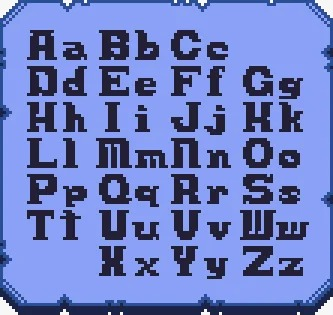
#> input picture images/fonte pixelada.jpeg, 333 x 315 px, found by its file name
$ python extract-font.py
#> lines starting #> are read from the running program, lines starting #| are printed output that depends on the picture; after the words box and inside, x2 and y2 are one past the last pixel; in counts of white or black regions, pixels touching at a corner belong together
#!/usr/bin/env python3
"""
Constroi a fonte bitmap do jogo a partir de images/fonte pixelada.jpeg.

A folha de referencia esta desenhada num grid de "pixelao" de 3x3 px reais.
O script recupera esse grid exato (busca de fase com pureza 0.0 -> o corte e
sem perda) e le cada letra na resolucao NATIVA, sem reamostrar -- por isso os
tracos ficam identicos aos da arte.

A folha traz somente A-Z (maiuscula + minuscula). O jogo usa muito numero
(NIVEL 1, XP 0/50) e acento portugues, entao o que falta e desenhado aqui no
mesmo esqueleto (mesma altura de caixa, mesma espessura de traco de 2px):

  · numerais 0-9, pontuacao e simbolos;
  · acentuadas compostas: a marca e desenhada por cima da letra base recortada
    da folha, entao "A" e "A com til" compartilham a mesma arte.

Saida: src/assets/fonts/formigueiro.png  (atlas RGBA)
       src/assets/fonts/formigueiro.json (metrica por glifo)
"""
from __future__ import annotations

import json
import os

import numpy as np
from PIL import Image

SRC_CANDS = ["images/fonte pixelada.jpeg", "/home/user/refs/fonte_pixelada.jpeg"]
OUT_DIR = os.path.join("src", "assets", "fonts")
ATLAS_COLS = 16
INK = (36, 44, 104)          # azul-escuro da referencia

# linhas da folha, na ordem em que aparecem
LINES = ["AaBbCc", "DdEeFfGg", "HhIiJjKk", "LlMmNnOo", "PpQqRrSs", "TtUuVvWw", "XxYyZz"]

CAP_H = 10                   # altura da caixa das maiusculas (nativo)
ACC_H = 4                    # espaco reservado para acento acima
DESC = 2                     # descida (g, p, q, y)
CELL_H = ACC_H + CAP_H + DESC
CELL_W = 14


def find_src() -> str | None:
    for c in SRC_CANDS:
        if os.path.exists(c):
            return c
    return None


def native_grid(path: str) -> np.ndarray:
    """Devolve a folha na resolucao nativa (1 celula = 1 pixel de arte)."""
    a = np.array(Image.open(path).convert("RGB")).astype(int)
    m = int(min(a.shape[:2]) * 0.09)
    core = a[m:a.shape[0] - m, m:a.shape[1] - m]
    lum = core.mean(2)
    ink = lum < (lum.min() + lum.max()) / 2.0

    best = None
    for scale in (3,):
        for ph in range(scale):
            for pv in range(scale):
                h = (ink.shape[0] - pv) // scale * scale
                w = (ink.shape[1] - ph) // scale * scale
                f = ink[pv:pv + h, ph:ph + w].reshape(h // scale, scale, w // scale, scale).mean((1, 3))
                pur = float(np.minimum(f, 1 - f).mean())
                if best is None or pur < best[0]:
                    best = (pur, scale, ph, pv)
    pur, scale, ph, pv = best
    h = (ink.shape[0] - pv) // scale * scale
    w = (ink.shape[1] - ph) // scale * scale
    nat = ink[pv:pv + h, ph:ph + w].reshape(h // scale, scale, w // scale, scale).mean((1, 3)) > 0.5
    print(f"  grid nativo {nat.shape[1]}x{nat.shape[0]} (pixelao={scale}px, pureza={pur:.4f})")
    return nat


def bands(mask: np.ndarray, axis: int, minlen: int) -> list[tuple[int, int]]:
    has = mask.any(1 - axis) if mask.ndim == 2 else mask
    out: list[tuple[int, int]] = []
    st = None
    for i, v in enumerate(has):
        if v and st is None:
            st = i
        elif not v and st is not None:
            if i - st >= minlen:
                out.append((st, i - 1))
            st = None
    if st is not None and len(has) - st >= minlen:
        out.append((st, len(has) - 1))
    return out


def split_blob(sub: np.ndarray, parts: int) -> list[np.ndarray]:
    """Separa um blob que grudou (ex.: 'Ww') no ponto de menor tinta."""
    if parts == 1:
        return [sub]
    colsum = sub.sum(0)
    w = sub.shape[1]
    lo, hi = int(w * 0.35), int(w * 0.65)
    cut = lo + int(np.argmin(colsum[lo:hi]))
    return [sub[:, :cut], sub[:, cut:]]


def read_sheet(path: str) -> dict[str, np.ndarray]:
    nat = native_grid(path)
    rows = bands(nat, 0, 4)
    glyphs: dict[str, np.ndarray] = {}
    for li, (y0, y1) in enumerate(rows):
        if li >= len(LINES):
            break
        want = LINES[li]
        band = nat[y0:y1 + 1]
        blobs = bands(band, 1, 1)
        cells: list[np.ndarray] = []
        for x0, x1 in blobs:
            cells.append(band[:, x0:x1 + 1])
        # se grudou letra, quebra o blob mais largo ate bater a contagem
        while len(cells) < len(want):
            widest = max(range(len(cells)), key=lambda i: cells[i].shape[1])
            a, b = split_blob(cells[widest], 2)
            cells[widest:widest + 1] = [a, b]
        for ch, g in zip(want, cells):
            ys = np.where(g.any(1))[0]
            xs = np.where(g.any(0))[0]
            if len(ys) and len(xs):
                glyphs[ch] = g[ys[0]:ys[-1] + 1, xs[0]:xs[-1] + 1]
    return glyphs


# --------------------------------------------- glifos desenhados a mao ------
# traco de 2px, caixa 8x10 -- mesma proporcao das letras da folha
EXTRA: dict[str, list[str]] = {
    "0": ["011110", "111111", "110011", "110011", "110011", "110011", "110011", "110011", "111111", "011110"],
    "1": ["001100", "011100", "111100", "001100", "001100", "001100", "001100", "001100", "111111", "111111"],
    "2": ["011110", "111111", "110011", "000011", "000110", "001100", "011000", "110000", "111111", "111111"],
    "3": ["111111", "111111", "000110", "001100", "001110", "000011", "000011", "110011", "111111", "011110"],
    "4": ["000110", "001110", "011110", "110110", "110110", "111111", "111111", "000110", "000110", "000110"],
    "5": ["111111", "111111", "110000", "111110", "111111", "000011", "000011", "110011", "111111", "011110"],
    "6": ["001110", "011111", "110000", "111110", "111111", "110011", "110011", "110011", "111111", "011110"],
    "7": ["111111", "111111", "000011", "000110", "001100", "001100", "011000", "011000", "011000", "011000"],
    "8": ["011110", "111111", "110011", "111111", "011110", "111111", "110011", "110011", "111111", "011110"],
    "9": ["011110", "111111", "110011", "110011", "111111", "011111", "000011", "000011", "111110", "011100"],
    ".": ["000000", "000000", "000000", "000000", "000000", "000000", "000000", "000000", "011000", "011000"],
    ",": ["000000", "000000", "000000", "000000", "000000", "000000", "000000", "011000", "011000", "110000"],
    ":": ["000000", "000000", "011000", "011000", "000000", "000000", "011000", "011000", "000000", "000000"],
    ";": ["000000", "000000", "011000", "011000", "000000", "000000", "011000", "011000", "110000", "000000"],
    "!": ["011000", "011000", "011000", "011000", "011000", "011000", "000000", "000000", "011000", "011000"],
    "?": ["011110", "111111", "110011", "000110", "001100", "001100", "000000", "000000", "001100", "001100"],
    "-": ["000000", "000000", "000000", "000000", "111111", "111111", "000000", "000000", "000000", "000000"],
    "+": ["000000", "000000", "001100", "001100", "111111", "111111", "001100", "001100", "000000", "000000"],
    "=": ["000000", "000000", "111111", "111111", "000000", "000000", "111111", "111111", "000000", "000000"],
    "/": ["000011", "000011", "000110", "001100", "001100", "011000", "011000", "110000", "110000", "000000"],
    "\\": ["110000", "110000", "011000", "011000", "001100", "001100", "000110", "000011", "000011", "000000"],
    "%": ["110011", "110110", "000110", "001100", "001100", "011000", "011000", "110011", "110011", "000000"],
    "(": ["001100", "011000", "110000", "110000", "110000", "110000", "110000", "110000", "011000", "001100"],
    ")": ["110000", "011000", "001100", "001100", "001100", "001100", "001100", "001100", "011000", "110000"],
    "[": ["111100", "111100", "110000", "110000", "110000", "110000", "110000", "110000", "111100", "111100"],
    "]": ["111100", "111100", "001100", "001100", "001100", "001100", "001100", "001100", "111100", "111100"],
    "'": ["011000", "011000", "011000", "000000", "000000", "000000", "000000", "000000", "000000", "000000"],
    '"': ["110110", "110110", "110110", "000000", "000000", "000000", "000000", "000000", "000000", "000000"],
    "*": ["000000", "110011", "011110", "111111", "011110", "110011", "000000", "000000", "000000", "000000"],
    "#": ["011011", "111111", "011011", "011011", "111111", "011011", "000000", "000000", "000000", "000000"],
    "<": ["000011", "000110", "001100", "011000", "110000", "011000", "001100", "000110", "000011", "000000"],
    ">": ["110000", "011000", "001100", "000110", "000011", "000110", "001100", "011000", "110000", "000000"],
    "_": ["000000", "000000", "000000", "000000", "000000", "000000", "000000", "000000", "111111", "111111"],
    "|": ["011000", "011000", "011000", "011000", "011000", "011000", "011000", "011000", "011000", "011000"],
    "@": ["011110", "111111", "110011", "110111", "110111", "110110", "110000", "110000", "111111", "011110"],
    "&": ["011100", "110110", "110110", "011100", "111011", "110111", "110011", "110111", "111111", "011101"],
    "$": ["001100", "011110", "111111", "110000", "111110", "011111", "000011", "111111", "111110", "001100"],
    "^": ["001100", "011110", "110011", "000000", "000000", "000000", "000000", "000000", "000000", "000000"],
    "~": ["000000", "000000", "011001", "111111", "100110", "000000", "000000", "000000", "000000", "000000"],
    "\u00b0": ["011110", "110011", "110011", "011110", "000000", "000000", "000000", "000000", "000000", "000000"],
    "\u00ba": ["011110", "110011", "011110", "000000", "000000", "000000", "000000", "000000", "000000", "000000"],
    "\u00aa": ["011110", "000110", "011111", "110111", "011111", "000000", "000000", "000000", "000000", "000000"],
}

MARKS: dict[str, list[str]] = {
    "acute": ["000110", "001100", "011000"],
    "grave": ["011000", "001100", "000110"],
    "circ":  ["001100", "011110", "110011"],
    "tilde": ["011001", "111111", "100110"],
    "uml":   ["011011", "011011", "000000"],
}

ACCENTED: dict[str, tuple[str, str]] = {}
for _base, _mark, _chars in [
    ("A", "acute", "\u00c1\u00e1"), ("A", "circ", "\u00c2\u00e2"),
    ("A", "tilde", "\u00c3\u00e3"), ("A", "grave", "\u00c0\u00e0"),
    ("E", "acute", "\u00c9\u00e9"), ("E", "circ", "\u00ca\u00ea"),
    ("I", "acute", "\u00cd\u00ed"), ("O", "acute", "\u00d3\u00f3"),
    ("O", "circ", "\u00d4\u00f4"), ("O", "tilde", "\u00d5\u00f5"),
    ("U", "acute", "\u00da\u00fa"), ("U", "uml", "\u00fc\u00dc"),
]:
    for _ch in _chars:
        ACCENTED[_ch] = (_base if _ch.isupper() else _base.lower(), _mark)


def from_rows(rows: list[str]) -> np.ndarray:
    w = max(len(r) for r in rows)
    return np.array([[c == "1" for c in r.ljust(w, "0")] for r in rows], bool)


DESCENDERS = set("gpqyj")


def main() -> int:
    src = find_src()
    if not src:
        print("fonte de referencia nao encontrada")
        return 1
    print(f"[fonte] {src}")
    sheet = read_sheet(src)
#> in native_grid, `core = a[m:a.shape[0] - m, m:a.shape[1] - m]`:
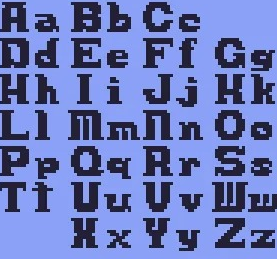
#> core: shape (259, 277, 3) int64; mean R, G, B 105.3, 119.2, 184
#> in native_grid, `lum = core.mean(2)`:
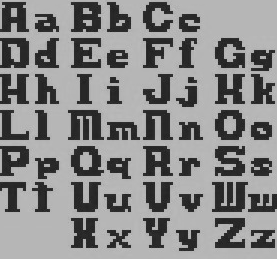
#> lum: shape (259, 277) float64; min 26.67, max 195, mean 136.2
#> in native_grid, `ink = lum < (lum.min() + lum.max()) / 2.0`:
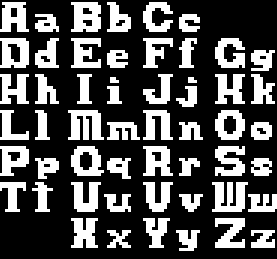
#> ink: shape (259, 277) bool; 32.4% white; 54 white regions, largest, box (x1, y1, x2, y2) and area: (68, 110, 104, 140) 756, (212, 182, 248, 212) 756, (71, 2, 101, 32) 702
#> after the loop in native_grid, `for scale in (3,):`:
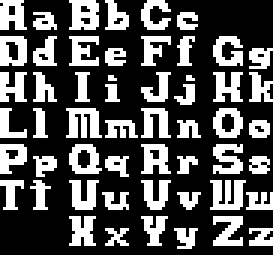
#> f: shape (85, 91) float64 (shown 3 times larger); values 0 (black) and 1 (white), 33.2% white in thin lines or dots
#> after the loop in native_grid, `for scale in (3,):`: best = (0, 3, 2, 2)
#> in native_grid, `pur, scale, ph, pv = best`: pur = 0; scale = 3; ph = 2
#> in native_grid, `h = (ink.shape[0] - pv) // scale * scale`: h = 255
#> in native_grid, `w = (ink.shape[1] - ph) // scale * scale`: w = 273
#> in native_grid, `nat = ink[pv:pv + h, ph:ph + w].reshape(h // scale, scale, w // scale,..`: nat: shape (85, 91) bool; 33.2% white in thin lines or dots
#|   grid nativo 91x85 (pixelao=3px, pureza=0.0000)
#> the loop in bands, `for i, v in enumerate(has):` made 85 passes
#> v on passes 1 to 12: True, True, True, True, True, True, True, True, True, True, False, False
#> after the loop in bands, `for i, v in enumerate(has):`: out = [(0, 9), (12, 22), (24, 34), (36, 45), (48, 58), (60, 69), (72, 82)]
#> in read_sheet, `rows = bands(nat, 0, 4)`: rows has the same summary as out in bands
#> the loop in read_sheet, `for li, (y0, y1) in enumerate(rows):` made 7 passes
#> (y0, y1, want, blobs) on passes 1, 7: (0, 9, 'AaBbCc', [(0, 8), (11, 18), (23, 32), (35, 42), (47, 56), (59, 65)]), (72, 82, 'XxYyZz', [(23, 31), (35, 42), (47, 55), (58, 65), (71, 80), (83, 90)])
#> after the loop in read_sheet, `for li, (y0, y1) in enumerate(rows):`: glyphs = 52 items
    print(f"  glifos lidos da folha: {len(sheet)}/52")
    missing = [c for c in "".join(LINES) if c not in sheet]
    if missing:
        print(f"  !! faltando: {''.join(missing)}")

    glyphs: dict[str, np.ndarray] = dict(sheet)
    for ch, rows in EXTRA.items():
        glyphs[ch] = from_rows(rows)

    for ch, (base, mark) in ACCENTED.items():
        if base not in glyphs:
            continue
        b = glyphs[base]
        mk = from_rows(MARKS[mark])
        w = max(b.shape[1], mk.shape[1])
        g = np.zeros((mk.shape[0] + 1 + b.shape[0], w), bool)
        off = (w - mk.shape[1]) // 2
        g[0:mk.shape[0], off:off + mk.shape[1]] = mk
        g[mk.shape[0] + 1:, 0:b.shape[1]] = b
        glyphs[ch] = g

    for ch, base in (("\u00c7", "C"), ("\u00e7", "c")):
        if base in glyphs:
            b = glyphs[base]
            g = np.zeros((b.shape[0] + 3, b.shape[1]), bool)
            g[:b.shape[0]] = b
            cx = b.shape[1] // 2
            g[b.shape[0]:b.shape[0] + 2, cx:cx + 2] = True
            g[b.shape[0] + 2, cx - 1:cx + 1] = True
            glyphs[ch] = g

    glyphs[" "] = np.zeros((CAP_H, 4), bool)

    order = sorted(glyphs.keys())
    rows_n = (len(order) + ATLAS_COLS - 1) // ATLAS_COLS
    atlas = Image.new("RGBA", (ATLAS_COLS * CELL_W, rows_n * CELL_H), (0, 0, 0, 0))
    px = atlas.load()
    meta: dict[str, dict] = {}

    for i, ch in enumerate(order):
        gx, gy = (i % ATLAS_COLS) * CELL_W, (i // ATLAS_COLS) * CELL_H
        g = glyphs[ch]
        gh, gw = g.shape
        # alinha pela BASELINE: fundo da caixa das maiusculas
        base_y = ACC_H + CAP_H
        if ch in DESCENDERS or (ch in ACCENTED and ACCENTED[ch][0] in DESCENDERS):
            oy = base_y + DESC - gh
        elif ch in ACCENTED or ch in ("\u00c7", "\u00e7"):
            oy = base_y - gh + (DESC if ch in ("\u00c7", "\u00e7") else 0)
        else:
            oy = base_y - gh
        oy = max(0, min(oy, CELL_H - gh))
        for y in range(min(gh, CELL_H - oy)):
            for x in range(min(gw, CELL_W)):
                if g[y, x]:
                    px[gx + x, gy + oy + y] = (*INK, 255)
        meta[ch] = {"x": gx, "y": gy, "w": min(gw, CELL_W), "h": CELL_H, "adv": min(gw, CELL_W) + 1}

    os.makedirs(OUT_DIR, exist_ok=True)
    out_png = os.path.join(OUT_DIR, "formigueiro.png")
    atlas.save(out_png)
    with open(os.path.join(OUT_DIR, "formigueiro.json"), "w", encoding="utf-8") as fh:
        json.dump({"cell": [CELL_W, CELL_H], "ascent": ACC_H + CAP_H, "descent": DESC,
                   "glyphs": meta}, fh, ensure_ascii=False, indent=1, sort_keys=True)
        fh.write("\n")
    print(f"  -> {out_png}  {atlas.size[0]}x{atlas.size[1]}  {len(order)} glifos")
    return 0


if __name__ == "__main__":
    raise SystemExit(main())
#|   glifos lidos da folha: 52/52
#> after the loop in main, `for ch, rows in EXTRA.items():`: glyphs = 94 items
#> after the loop in main, `for ch, (base, mark) in ACCENTED.items():`: glyphs = 118 items
#> after the loop in main, `for ch, base in (("\u00c7", "C"), ("\u00e7", "c")):`: glyphs = 120 items
#> in main, `order = sorted(glyphs.keys())`: order = 121 items, first 6: ' ', '!', '"', '#', '$', '%'
#> in main, `rows_n = (len(order) + ATLAS_COLS - 1) // ATLAS_COLS`: rows_n = 8
#> in main, `atlas = Image.new("RGBA", (ATLAS_COLS * CELL_W, rows_n * CELL_H), (0, ..`: atlas: PIL image 224x128 RGBA; every value is 0
#> the loop in main, `for i, ch in enumerate(order):` made 121 passes
#> (ch, gx, gy, gh, gw, oy) on passes 1 to 12: (' ', 0, 0, 10, 4, 4), ('!', 14, 0, 10, 6, 4), ('"', 28, 0, 10, 6, 4), ('#', 42, 0, 10, 6, 4), ('$', 56, 0, 10, 6, 4), ('%', 70, 0, 10, 6, 4), ('&', 84, 0, 10, 6, 4), ("'", 98, 0, 10, 6, 4), ('(', 112, 0, 10, 6, 4), (')', 126, 0, 10, 6, 4), ('*', 140, 0, 10, 6, 4), ('+', 154, 0, 10, 6, 4)
#> (gx, gy, gh, gw, oy) on passes 61 to 66: (168, 48, 10, 6, 4), (182, 48, 10, 6, 4), (196, 48, 10, 6, 4), (210, 48, 10, 6, 4), (0, 64, 6, 8, 8), (14, 64, 10, 8, 4)
#> in main, `atlas.save(out_png)`:
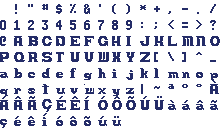
#> saved as formigueiro.png: PIL image 224x128 RGBA; mean R, G, B, A 6.3, 7.7, 18.2, 44.6; transparent parts drawn white
#|   -> src/assets/fonts/formigueiro.png  224x128  121 glifos
#> (the program exits here)

$ run again, with images/chão deserto.jpeg copied over images/fonte pixelada.jpeg
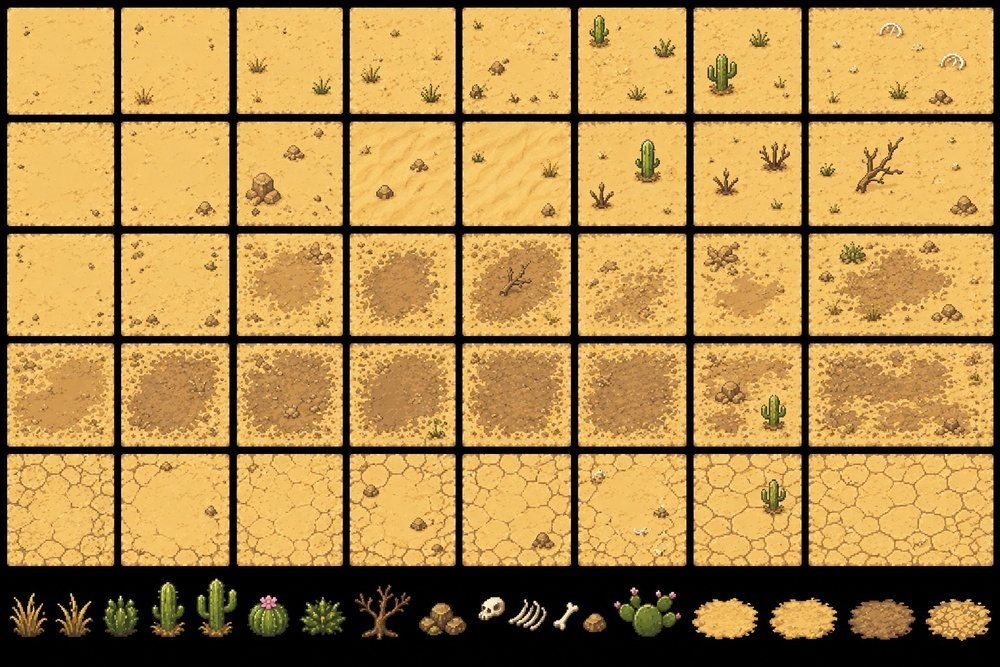
#> input picture images/chão deserto.jpeg, 1000 x 667 px, shrunk from 1536 x 1024 before the run, found by its file name
#> ink: shape (547, 880) bool; 25% white; 3898 white regions (3672 under 20 px), largest, box (x1, y1, x2, y2) and area: (0, 0, 880, 547) 91029, (647, 0, 677, 36) 640, (796, 77, 844, 133) 614
#> after the loop in native_grid, `for scale in (3,):`: best = (0.0651, 3, 1, 2)
#> pur = 0.0651; scale = 3; ph = 1; pv = 2
#> h = 543
#> in native_grid, `w = (ink.shape[1] - ph) // scale * scale`: w = 879
#> nat: shape (181, 293) bool; 22.3% white; 594 white regions (578 under 20 px), largest, box (x1, y1, x2, y2) and area: (0, 0, 293, 181) 9851, (215, 0, 225, 11) 76, (265, 25, 281, 44) 72
#|   grid nativo 293x181 (pixelao=3px, pureza=0.0651)
#> the loop in bands, `for i, v in enumerate(has):` made 181 passes
#> st on pass 1: 0
#> after the loop in bands, `for i, v in enumerate(has):`: out = []; st = 0
#> rows = [(0, 180)]
#> the loop in read_sheet, `for li, (y0, y1) in enumerate(rows):` made 1 pass
#> (li, y0, y1, want, blobs) on pass 1: (0, 0, 180, 'AaBbCc', [(0, 292)])
#> after the loop in read_sheet, `for li, (y0, y1) in enumerate(rows):`: glyphs = 6 items
#|   glifos lidos da folha: 6/52
#|   !! faltando: DdEeFfGgHhIiJjKkLlMmNnOoPpQqRrSsTtUuVvWwXxYyZz
#> after the loop in main, `for ch, rows in EXTRA.items():`: glyphs = 48 items
#> after the loop in main, `for ch, (base, mark) in ACCENTED.items():`: glyphs = 56 items
#> after the loop in main, `for ch, base in (("\u00c7", "C"), ("\u00e7", "c")):`:
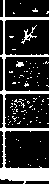
#> g: shape (184, 49) bool; 20.8% white; 92 white regions (88 under 20 px), largest, box (x1, y1, x2, y2) and area: (0, 0, 49, 184) 1536, (21, 25, 37, 44) 72, (16, 61, 24, 67) 31, (14, 99, 25, 108) 20
#> after the loop in main, `for ch, base in (("\u00c7", "C"), ("\u00e7", "c")):`: glyphs = 58 items
#> order = 59 items, first 6: ' ', '!', '"', '#', '$', '%'
#> rows_n = 4
#> atlas: PIL image 224x64 RGBA; every value is 0
#> the loop in main, `for i, ch in enumerate(order):` made 59 passes
#> (ch, gx, gy, gh, gw, oy) on passes 1 to 8: (' ', 0, 0, 10, 4, 4), ('!', 14, 0, 10, 6, 4), ('"', 28, 0, 10, 6, 4), ('#', 42, 0, 10, 6, 4), ('$', 56, 0, 10, 6, 4), ('%', 70, 0, 10, 6, 4), ('&', 84, 0, 10, 6, 4), ("'", 98, 0, 10, 6, 4)
#> after the loop in main, `for i, ch in enumerate(order):`: meta = 59 items
#> in main, `atlas.save(out_png)`:
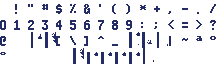
#> saved as formigueiro.png: PIL image 224x64 RGBA; mean R, G, B, A 3.9, 4.8, 11.3, 27.8; transparent parts drawn white
#|   -> src/assets/fonts/formigueiro.png  224x64  59 glifos
